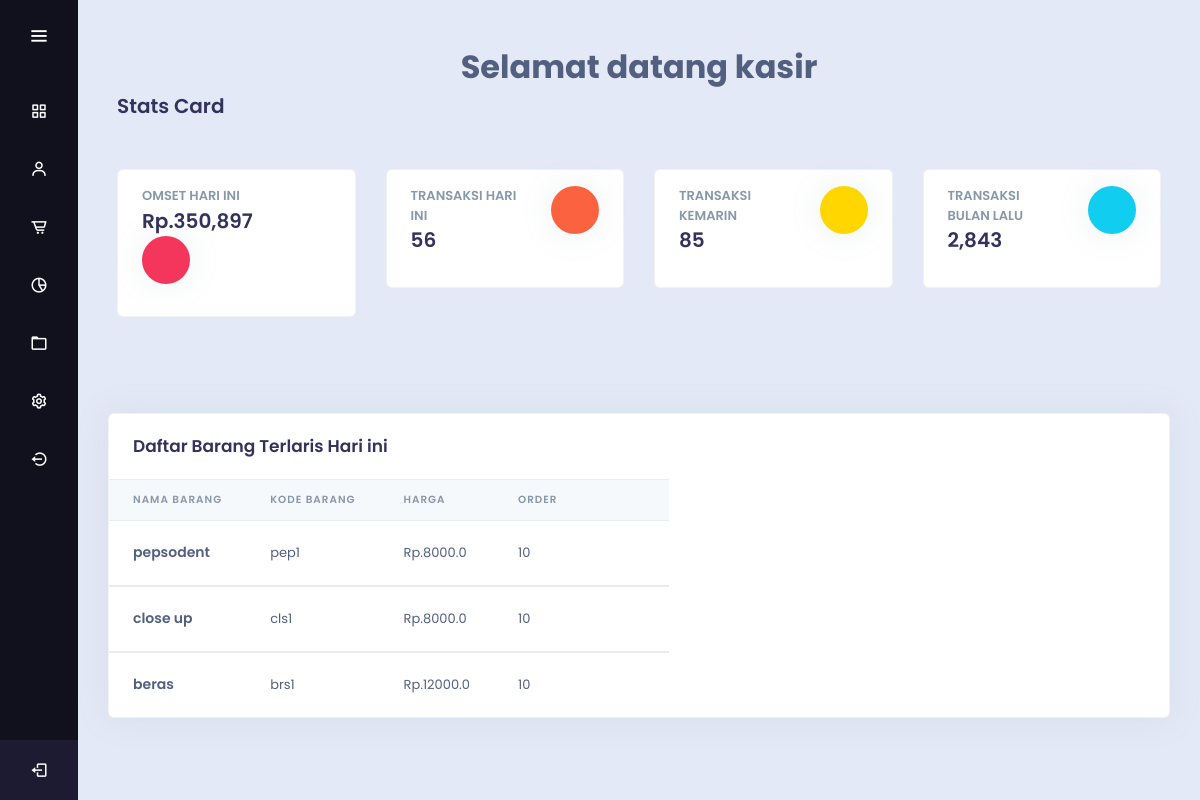
Page /dashboard/ (signed in) on the earlier database version.
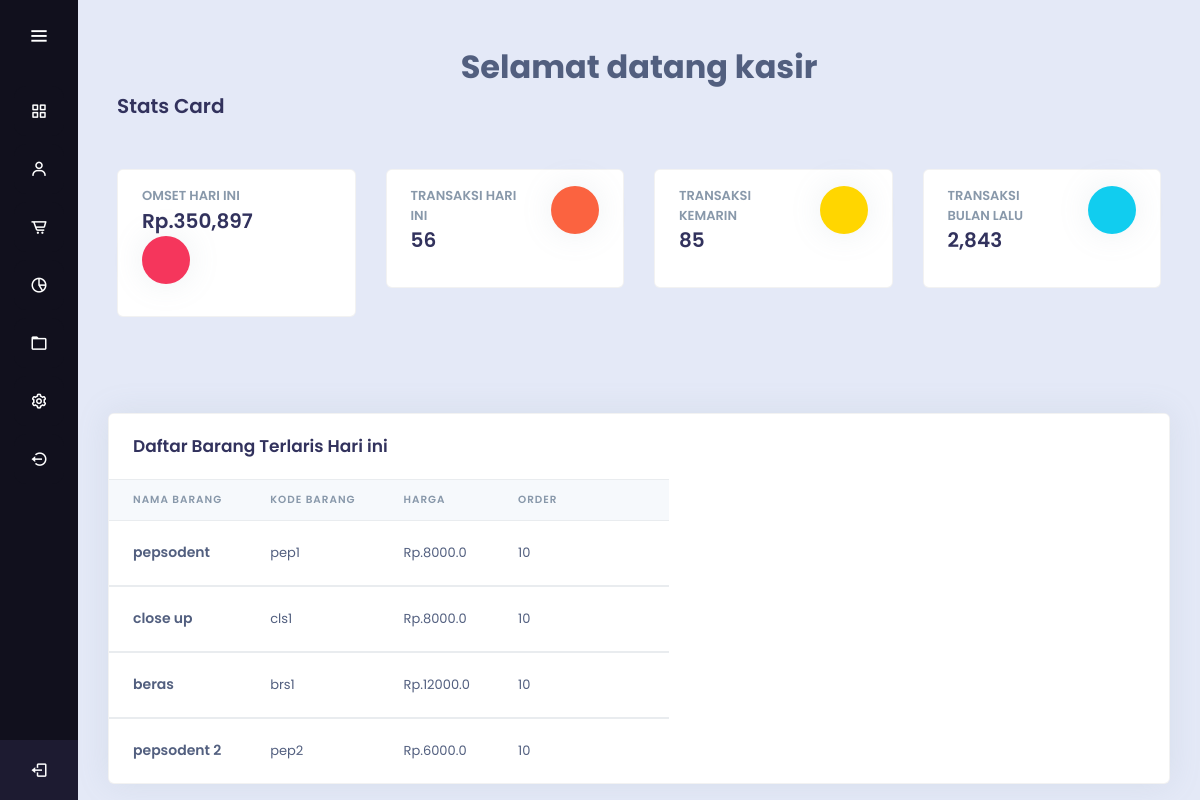
Same page on the later database version.
### kasirku/models.py (models this page shows, shortened)
class Barang(models.Model):
    barang = models.CharField(max_length=50)
    kode = models.CharField(max_length=40)
    harga = models.FloatField(null=True)
    quantity = models.IntegerField()
    diskon = models.IntegerField()

### kasirku/views.py (the view)
# urls.py: path('dashboard/', dashboard, name='dashboard'),
@login_required(login_url=settings.LOGIN_URL)
def dashboard(request):
    barangs = Barang.objects.all()
    tittle = "Daftar Barang";
    konteks = {
        'barangs' : barangs,
        'tittle' : tittle,
    }
    return render(request, 'dashboard.html', konteks )

### kasirku/templates/dashboard.html (shortened to what the changed rows need)
{% extends 'base.html' %}
{% block content %}
    <div>
        <center>
        <h1>Selamat datang {{ request.user }}</h1>
        </center>
        <div class="main-content">
              <div class="container-fluid">
                <h2 class="mb-5 text-black">Stats Card</h2>
              </div>
          </div>
          <div class="main-content">
            <div class="container mt-7">
                <div class="col">
                  <div class="card shadow">
                    <div class="table-responsive">
                      <table class="table align-items-center table-flush">
                        <thead class="thead-light">
                          <tr>
                            <th scope="col">Nama Barang</th>
                            <th scope="col">KODE Barang</th>
                            <th scope="col">HARGA</th>
                            <th scope="col">ORDER</th>
                            <th scope="col"></th>
                          </tr>
                        </thead>
                        {% for barang in barangs %}
                        <tbody>
                          <tr>
                            <th scope="row">
                              <div class="media align-items-center">
                                <div class="media-body">
                                  <span class="mb-0 text-sm">{{ barang.barang }}</span>
                                </div>
                              </div>
                            </th>
                            <td>
                                {{ barang.kode }}
                            </td>
                            <td>
                                Rp.{{    barang.harga }}
                            </td>
                            <td>
                                10
                            </td>
                            <td class="text-right">
                              <div class="dropdown">
                                <a class="btn btn-sm btn-icon-only text-light" href="#" role="button" data-toggle="dropdown" aria-haspopup="true" aria-expanded="false">
                                </a>
                              </div>
                            </td>
                          </tr>
                          {% endfor %}
                        </tbody>
                      </table>
                    </div>
                  </div>
                </div>
              </div>
            </div>
          </div>
    </div>
{% endblock %}

Differences in the rows shown:
added Barang: barang "pepsodent 2", kode "pep2", harga "6000.0"
